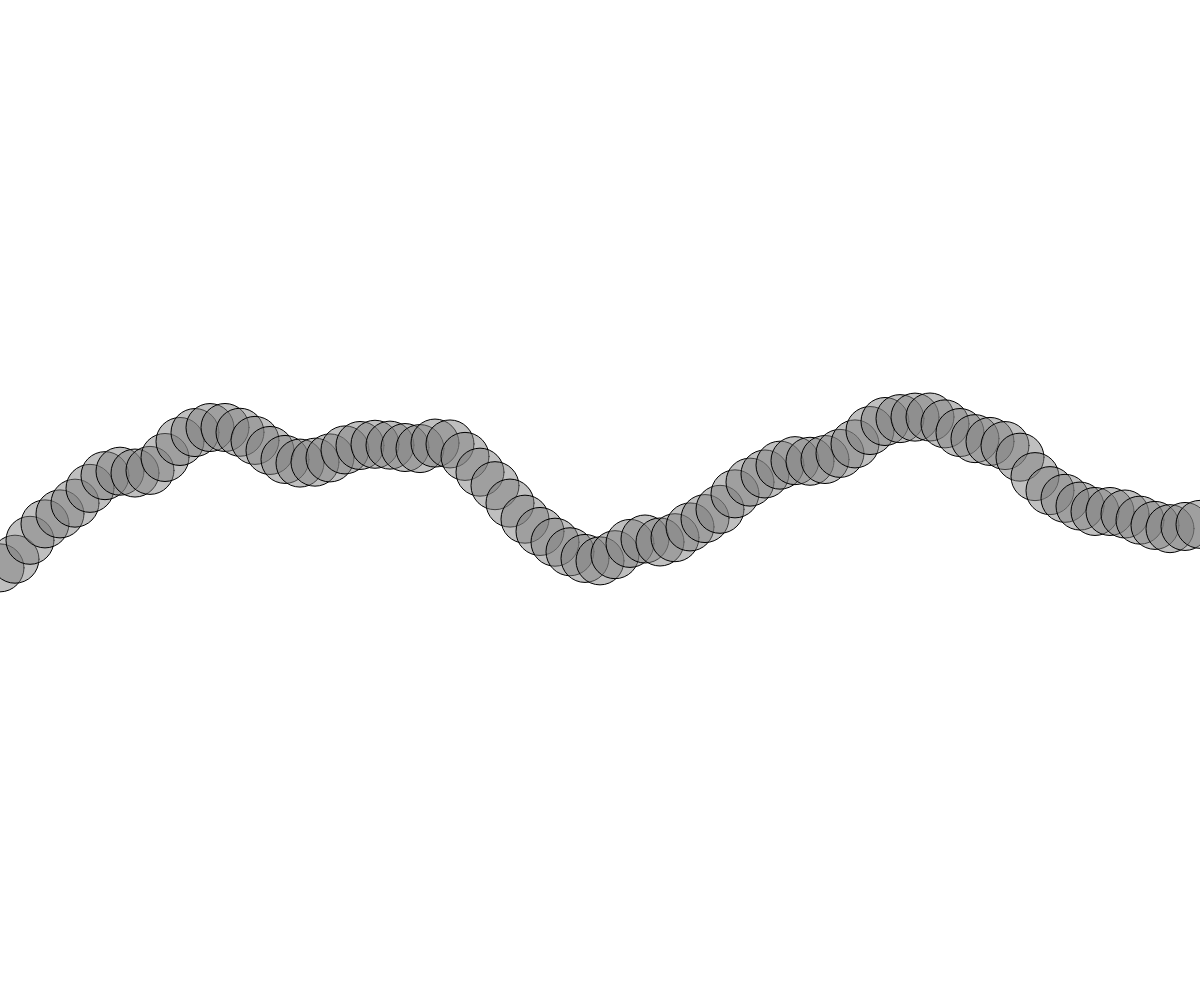
Frame 1 (no input)
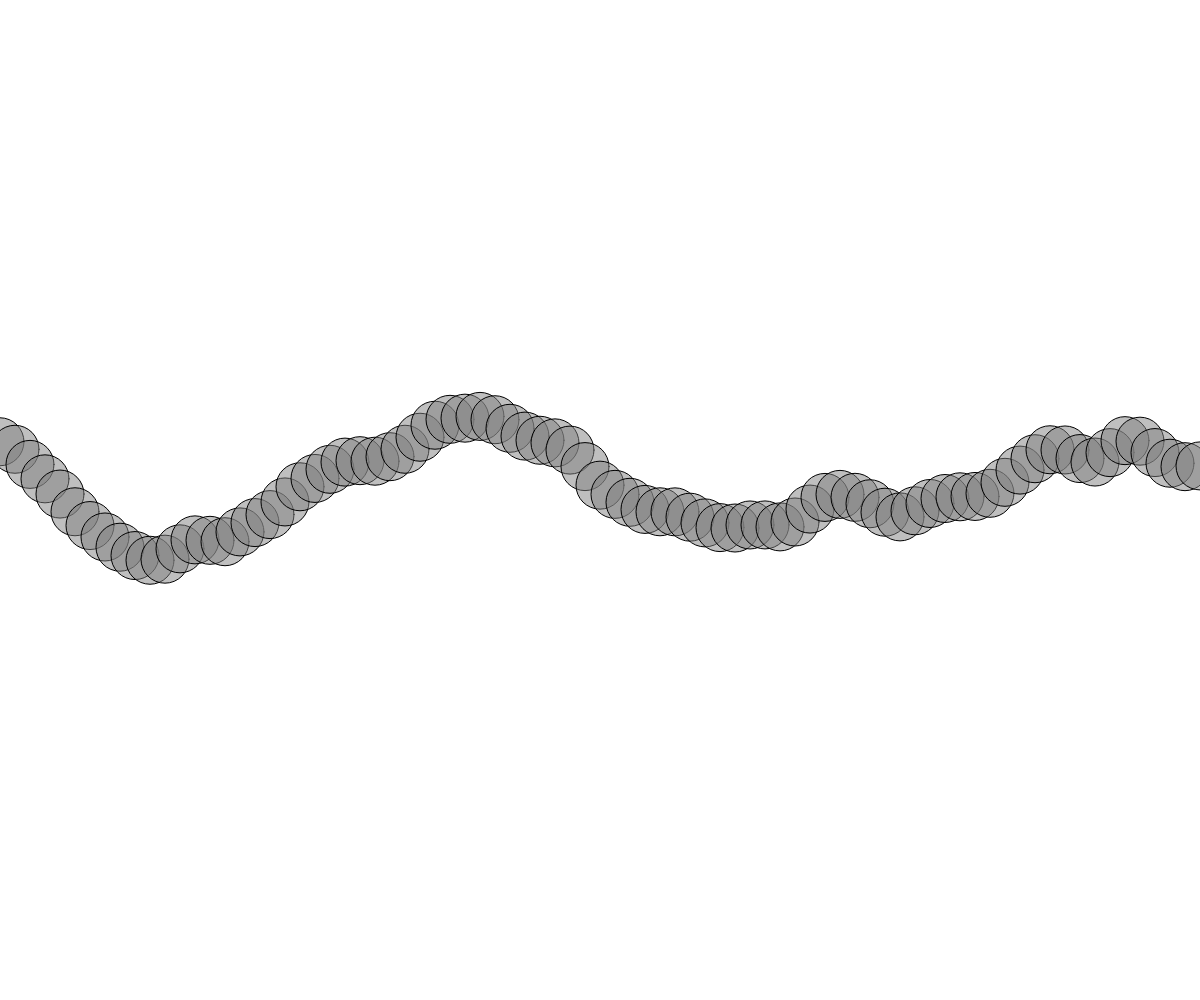
Frame 60 (no input)
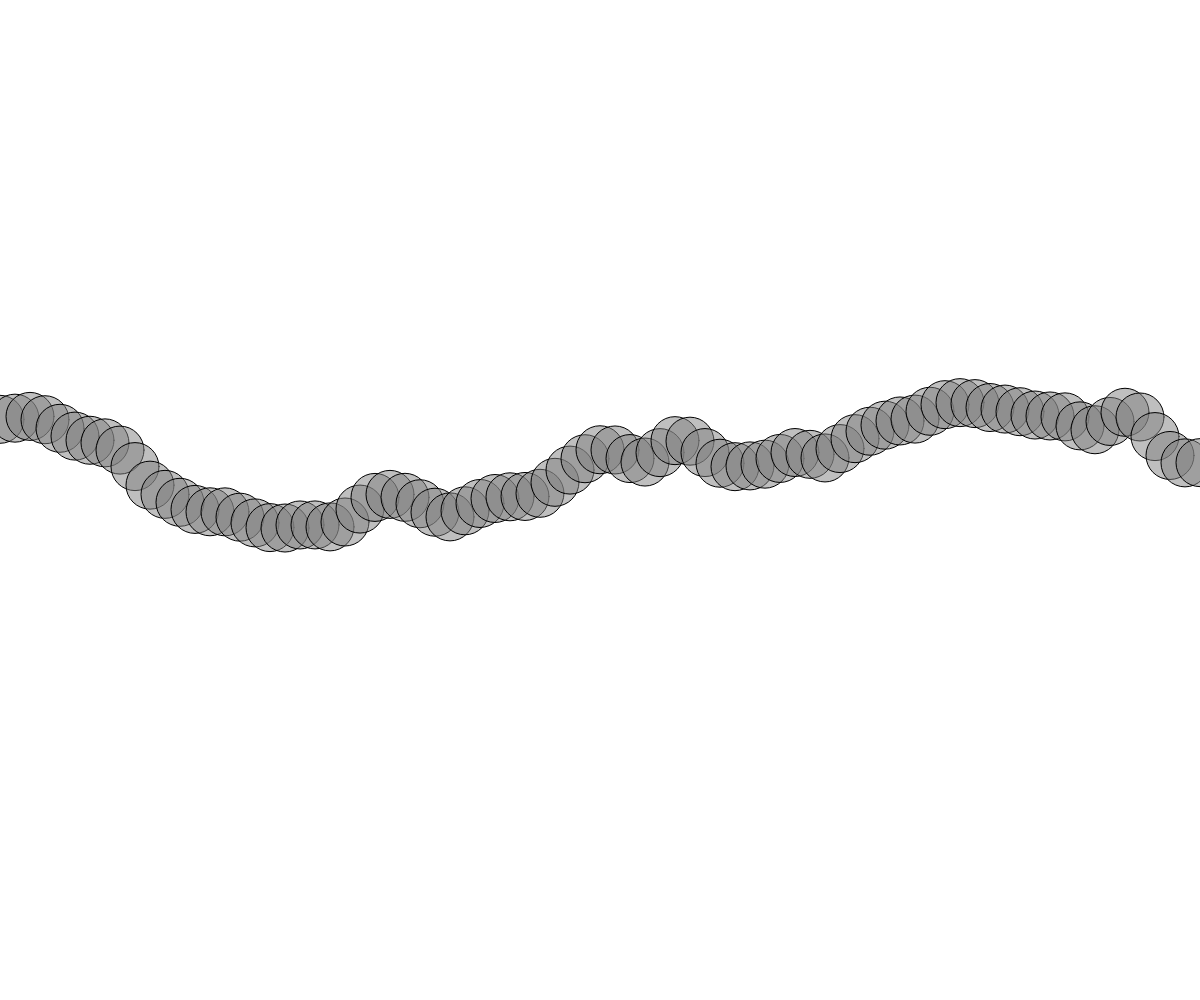
Frame 120 (the mouse pressed at the canvas centre since frame 60)

The p5.js sketch that drew these frames (run headless with seeded random() and noise() and a simulated clock; from frame 60 on, the mouse is pressed at the canvas centre):

// p5.js sketch
// ── sketch.js
// Valeur initiale du bruit de Perlin
let xOffset = 0;

// Pas d'incrémentation du bruit pour chaque point
let deltaOffset = 0.05;

// Amplitude de l'oscillation
let amplitude = 200;

function setup() {
  // Crée un canevas qui prend toute la fenêtre
  createCanvas(windowWidth, windowHeight);
}

function draw() {
  // Efface l'écran à chaque frame avec un fond blanc
  background(255);
  
  let noiseX = xOffset; // Variable pour stocker le bruit à chaque position X

  // Boucle pour dessiner les cercles le long de l'axe X
  for (let x = 0; x <= width; x += 15) { 
    // Calcule la position Y en utilisant le bruit de Perlin
    // - `noise(noiseX)` retourne une valeur entre 0 et 1
    // - `map()` transforme cette valeur dans l'intervalle [-amplitude, amplitude]
    // - `height / 2` permet de centrer la variation
    let y = height / 2 + map(noise(noiseX), 0, 1, -amplitude, amplitude);

    // Définit la couleur du contour
    stroke(0);
    // Définit la couleur de remplissage (gris semi-transparent)
    fill(127, 127);
    // Dessine un cercle à la position (x, y) avec un diamètre de 48 pixels
    circle(x, y, 48);

    // Incrémente le bruit pour la prochaine position X
    noiseX += deltaOffset;
  }

  // Fait évoluer le bruit dans le temps pour animer l'onde
  xOffset += deltaOffset / 2;
}
